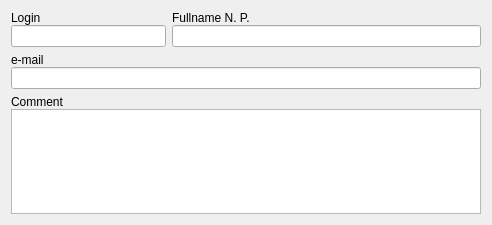
<?xml version="1.0" encoding="UTF-8"?>
<ui version="4.0">
 <class>StudentFrame</class>
 <widget class="QFrame" name="StudentFrame">
  <property name="geometry">
   <rect>
    <x>0</x>
    <y>0</y>
    <width>492</width>
    <height>225</height>
   </rect>
  </property>
  <property name="windowTitle">
   <string>Frame</string>
  </property>
  <layout class="QVBoxLayout" name="verticalLayout">
   <item>
    <layout class="QHBoxLayout" name="lay_line1" stretch="1,2">
     <item>
      <layout class="QVBoxLayout" name="lay_login">
       <property name="spacing">
        <number>0</number>
       </property>
       <item>
        <widget class="QLabel" name="login_lbl">
         <property name="text">
          <string>Login</string>
         </property>
        </widget>
       </item>
       <item>
        <widget class="QLineEdit" name="login_edt"/>
       </item>
      </layout>
     </item>
     <item>
      <layout class="QVBoxLayout" name="lay_fio">
       <property name="spacing">
        <number>0</number>
       </property>
       <item>
        <widget class="QLabel" name="fio_lbl">
         <property name="text">
          <string>Fullname N. P.</string>
         </property>
        </widget>
       </item>
       <item>
        <widget class="QLineEdit" name="fio_edt"/>
       </item>
      </layout>
     </item>
    </layout>
   </item>
   <item>
    <layout class="QVBoxLayout" name="lay_email">
     <property name="spacing">
      <number>0</number>
     </property>
     <item>
      <widget class="QLabel" name="email_lbl">
       <property name="text">
        <string>e-mail</string>
       </property>
      </widget>
     </item>
     <item>
      <widget class="QLineEdit" name="email_edt"/>
     </item>
    </layout>
   </item>
   <item>
    <layout class="QVBoxLayout" name="lay_comment" stretch="0,0">
     <property name="spacing">
      <number>0</number>
     </property>
     <item>
      <widget class="QLabel" name="comment_lbl">
       <property name="text">
        <string>Comment</string>
       </property>
      </widget>
     </item>
     <item>
      <widget class="QTextEdit" name="comment_edt"/>
     </item>
    </layout>
   </item>
  </layout>
 </widget>
 <resources/>
 <connections/>
</ui>
